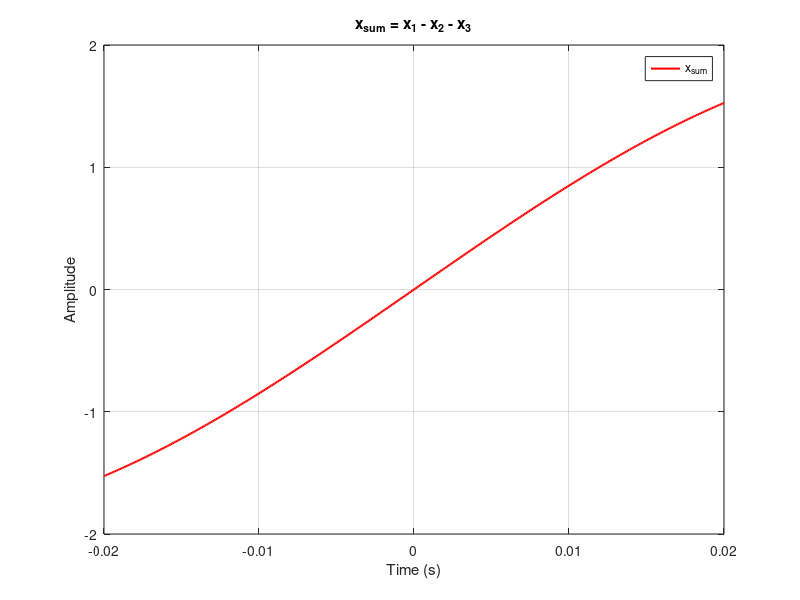

Recreate this plot in MATLAB.
clc; clear; close all;

fs = 10e3;
dt = 1/fs;
t = -0.02 : dt : 0.02;

x1 = 4*sin(2*pi*6*t);
x2 = 2*sin(2*pi*4*t);
x3 = 1*sin(2*pi*2*t);
x_sum = x1 - x2 - x3;

figure
plot(t, x_sum, 'r-', 'LineWidth', 1.5)
grid on
legend('x_{sum}')
title('x_{sum} = x_1 - x_2 - x_3')
xlabel('Time (s)')
ylabel('Amplitude')
